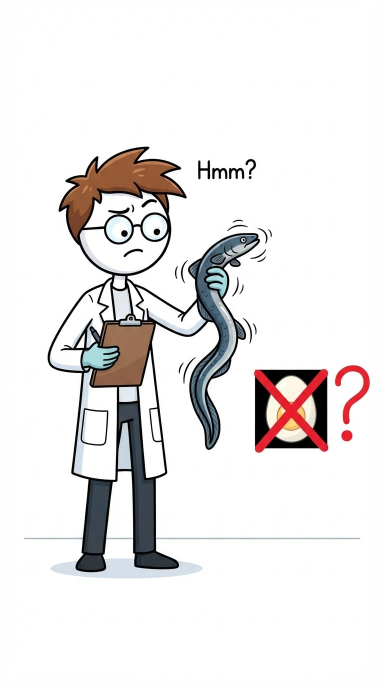
#> input picture assets/images/1.jpg, 768 x 1376 px, given as the content of the folder ../assets/images/10.jpg, which was not available (shown at 1/2 size)
$ python prep_images.py ../assets/images/10.jpg ../assets/images/11.jpg
#> lines starting #> are read from the running program, lines starting #| are printed output that depends on the picture; pictures that were not available may be replaced by others from this repository, and a replacement may not be noted
"""Retouches des images avant montage (écrit dans build/images/)."""
import os, shutil, sys
import numpy as np
from PIL import Image, ImageFilter

src, dst = sys.argv[1], sys.argv[2]
os.makedirs(dst, exist_ok=True)
for f in os.listdir(src):
    shutil.copy(os.path.join(src, f), os.path.join(dst, f))

# Image 1 : efface « Hmm? » en le recouvrant du fond environnant.
im = Image.open(os.path.join(src, "1.jpg")).convert("RGB")
#> im is the input picture: PIL image 768x1376 RGB; mean R, G, B 233.8, 231.6, 231.4
a = np.asarray(im).astype(float)
x0, y0, x1, y1 = 386, 310, 520, 370
ring = np.concatenate([a[y0 - 12:y0, x0:x1].reshape(-1, 3), a[y1:y1 + 12, x0:x1].reshape(-1, 3)])
a[y0:y1, x0:x1] = np.median(ring, axis=0)
patch = Image.fromarray(a.astype(np.uint8)).filter(ImageFilter.GaussianBlur(3))
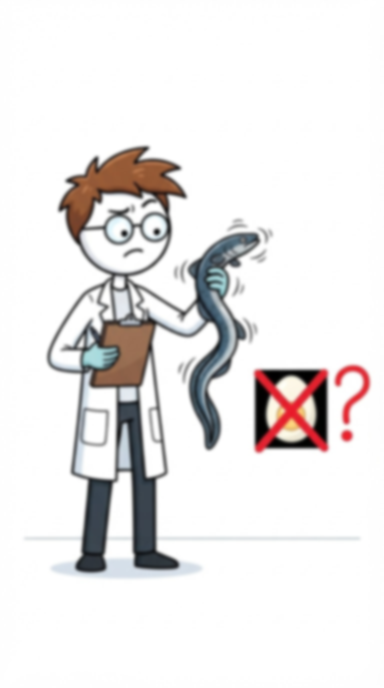
#> patch: PIL image 768x1376 RGB (shown at 1/2 size); mean R, G, B 234.2, 232, 231.7
out = Image.fromarray(a.astype(np.uint8))
out.paste(patch.crop((x0 - 4, y0 - 4, x1 + 4, y1 + 4)), (x0 - 4, y0 - 4))
out.save(os.path.join(dst, "1.jpg"), quality=95)

# Image 23 : garde uniquement le fond sombre, sans le cadre blanc.
im = Image.open(os.path.join(src, "23.jpg")).convert("RGB")
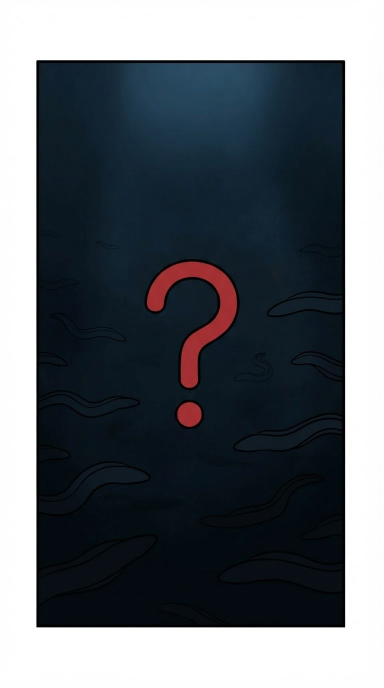
#> input picture assets/images/23.jpg, 768 x 1376 px, given as the content of the folder ../assets/images/10.jpg, which was not available (shown at 1/2 size)
#> im is the input picture: PIL image 768x1376 RGB; mean R, G, B 96, 102.1, 108.2
g = np.asarray(im.convert("L"))
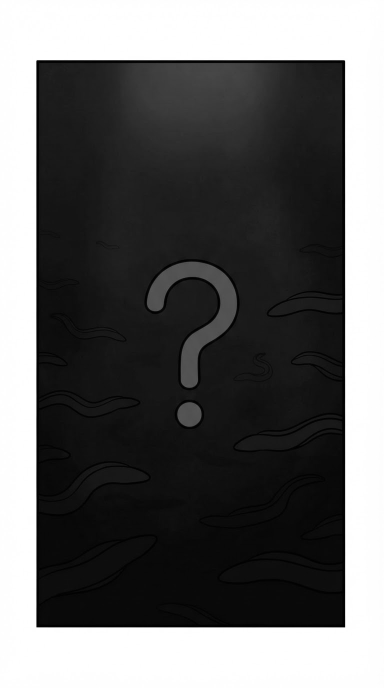
#> g: shape (1376, 768) (shown at 1/2 size); min 0, max 255, mean 101
ys, xs = np.where(g < 60)
m = 6  # marge pour retirer le trait du cadre
im.crop((xs.min() + m, ys.min() + m, xs.max() - m, ys.max() - m)).save(os.path.join(dst, "23.jpg"), quality=95)
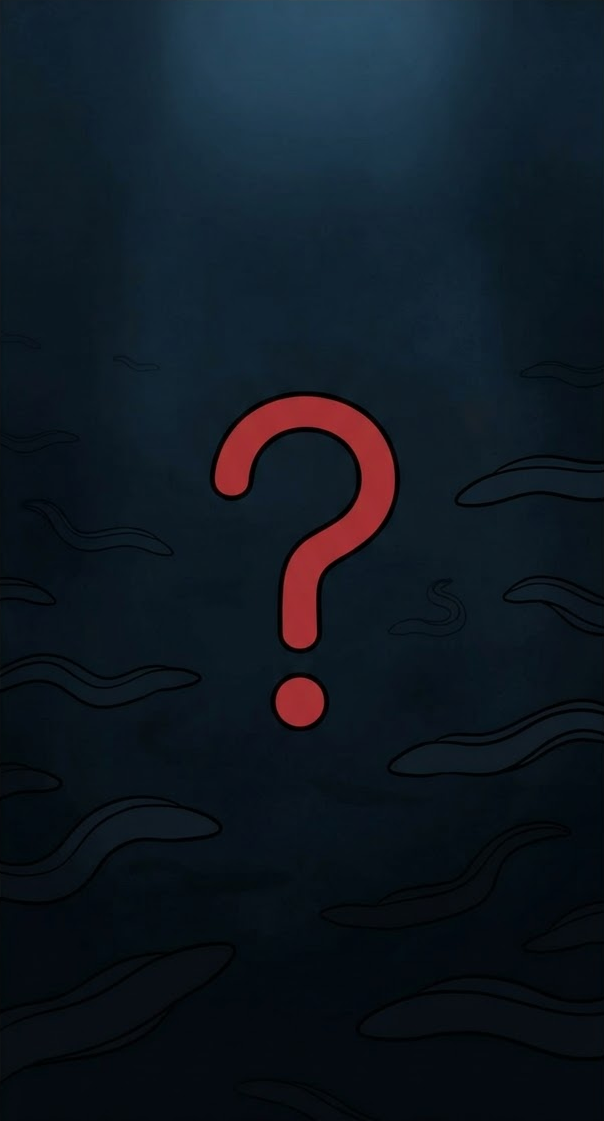
#> saved as 23.jpg: PIL image 604x1121 RGB; mean R, G, B 15.7, 25.2, 34.7
